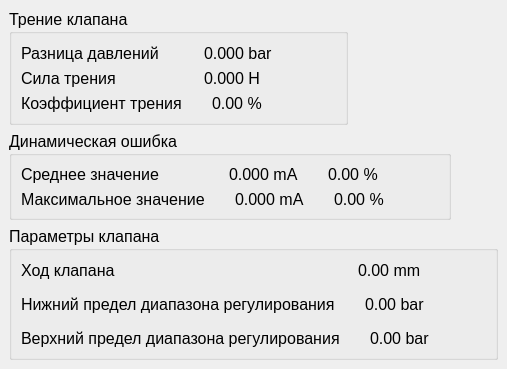
            <widget class="QWidget" name="tab_mainTests_results">
             <attribute name="title">
              <string>Результаты</string>
             </attribute>
             <widget class="QGroupBox" name="groupBox_valveFriction">
              <property name="geometry">
               <rect>
                <x>9</x>
                <y>9</y>
                <width>339</width>
                <height>116</height>
               </rect>
              </property>
              <property name="font">
               <font>
                <family>Segoe UI</family>
                <pointsize>12</pointsize>
                <stylestrategy>PreferDefault</stylestrategy>
               </font>
              </property>
              <property name="title">
               <string>Трение клапана</string>
              </property>
              <layout class="QVBoxLayout" name="verticalLayout_22">
               <item>
                <widget class="QWidget" name="widget_pressureDifferenceValue" native="true">
                 <layout class="QHBoxLayout" name="horizontalLayout_2">
                  <property name="spacing">
                   <number>30</number>
                  </property>
                  <property name="leftMargin">
                   <number>0</number>
                  </property>
                  <property name="topMargin">
                   <number>0</number>
                  </property>
                  <property name="rightMargin">
                   <number>0</number>
                  </property>
                  <property name="bottomMargin">
                   <number>0</number>
                  </property>
                  <item>
                   <widget class="QLabel" name="label_pressureDifference">
                    <property name="minimumSize">
                     <size>
                      <width>153</width>
                      <height>0</height>
                     </size>
                    </property>
                    <property name="text">
                     <string>Разница давлений</string>
                    </property>
                   </widget>
                  </item>
                  <item>
                   <widget class="QLabel" name="label_pressureDifferenceValue">
                    <property name="text">
                     <string>0.000 bar</string>
                    </property>
                   </widget>
                  </item>
                  <item>
                   <spacer name="horizontalSpacer_pressureDifferenceValue">
                    <property name="orientation">
                     <enum>Qt::Orientation::Horizontal</enum>
                    </property>
                    <property name="sizeHint" stdset="0">
                     <size>
                      <width>40</width>
                      <height>20</height>
                     </size>
                    </property>
                   </spacer>
                  </item>
                 </layout>
                </widget>
               </item>
               <item>
                <widget class="QWidget" name="widget_frictionForce" native="true">
                 <layout class="QHBoxLayout" name="horizontalLayout_3">
                  <property name="spacing">
                   <number>30</number>
                  </property>
                  <property name="leftMargin">
                   <number>0</number>
                  </property>
                  <property name="topMargin">
                   <number>0</number>
                  </property>
                  <property name="rightMargin">
                   <number>0</number>
                  </property>
                  <property name="bottomMargin">
                   <number>0</number>
                  </property>
                  <item>
                   <widget class="QLabel" name="label_frictionForce">
                    <property name="minimumSize">
                     <size>
                      <width>153</width>
                      <height>0</height>
                     </size>
                    </property>
                    <property name="text">
                     <string>Сила трения</string>
                    </property>
                   </widget>
                  </item>
                  <item>
                   <widget class="QLabel" name="label_frictionForceValue">
                    <property name="text">
                     <string>0.000 H</string>
                    </property>
                   </widget>
                  </item>
                  <item>
                   <spacer name="horizontalSpacer_frictionForce">
                    <property name="orientation">
                     <enum>Qt::Orientation::Horizontal</enum>
                    </property>
                    <property name="sizeHint" stdset="0">
                     <size>
                      <width>40</width>
                      <height>20</height>
                     </size>
                    </property>
                   </spacer>
                  </item>
                 </layout>
                </widget>
               </item>
               <item>
                <widget class="QWidget" name="widget_frictionPercent" native="true">
                 <layout class="QHBoxLayout" name="horizontalLayout_4">
                  <property name="spacing">
                   <number>30</number>
                  </property>
                  <property name="leftMargin">
                   <number>0</number>
                  </property>
                  <property name="topMargin">
                   <number>0</number>
                  </property>
                  <property name="rightMargin">
                   <number>0</number>
                  </property>
                  <property name="bottomMargin">
                   <number>0</number>
                  </property>
                  <item>
                   <widget class="QLabel" name="label_frictionPercent">
                    <property name="minimumSize">
                     <size>
                      <width>153</width>
                      <height>0</height>
                     </size>
                    </property>
                    <property name="text">
                     <string>Коэффициент трения</string>
                    </property>
                   </widget>
                  </item>
                  <item>
                   <widget class="QLabel" name="label_frictionPercentValue">
                    <property name="text">
                     <string>0.00 %</string>
                    </property>
                   </widget>
                  </item>
                  <item>
                   <spacer name="horizontalSpacer_frictionPercent">
                    <property name="orientation">
                     <enum>Qt::Orientation::Horizontal</enum>
                    </property>
                    <property name="sizeHint" stdset="0">
                     <size>
                      <width>40</width>
                      <height>20</height>
                     </size>
                    </property>
                   </spacer>
                  </item>
                 </layout>
                </widget>
               </item>
              </layout>
             </widget>
             <widget class="QGroupBox" name="groupBox_dynamicError">
              <property name="geometry">
               <rect>
                <x>9</x>
                <y>131</y>
                <width>442</width>
                <height>89</height>
               </rect>
              </property>
              <property name="font">
               <font>
                <family>Segoe UI</family>
                <pointsize>12</pointsize>
                <stylestrategy>PreferDefault</stylestrategy>
               </font>
              </property>
              <property name="title">
               <string>Динамическая ошибка</string>
              </property>
              <layout class="QVBoxLayout" name="verticalLayout_21">
               <item>
                <widget class="QWidget" name="widget_dynamicErrorMean" native="true">
                 <layout class="QHBoxLayout" name="horizontalLayout_5">
                  <property name="spacing">
                   <number>30</number>
                  </property>
                  <property name="leftMargin">
                   <number>0</number>
                  </property>
                  <property name="topMargin">
                   <number>0</number>
                  </property>
                  <property name="rightMargin">
                   <number>0</number>
                  </property>
                  <property name="bottomMargin">
                   <number>0</number>
                  </property>
                  <item>
                   <widget class="QLabel" name="label_dynamicError_averageValue">
                    <property name="minimumSize">
                     <size>
                      <width>178</width>
                      <height>0</height>
                     </size>
                    </property>
                    <property name="text">
                     <string>Среднее значение</string>
                    </property>
                   </widget>
                  </item>
                  <item>
                   <widget class="QLabel" name="label_dynamicErrorMean">
                    <property name="text">
                     <string>0.000 mA</string>
                    </property>
                   </widget>
                  </item>
                  <item>
                   <widget class="QLabel" name="label_dynamicErrorMeanPercent">
                    <property name="text">
                     <string>0.00 %</string>
                    </property>
                   </widget>
                  </item>
                  <item>
                   <spacer name="horizontalSpacer_dynamicErrorMean">
                    <property name="orientation">
                     <enum>Qt::Orientation::Horizontal</enum>
                    </property>
                    <property name="sizeHint" stdset="0">
                     <size>
                      <width>40</width>
                      <height>20</height>
                     </size>
                    </property>
                   </spacer>
                  </item>
                 </layout>
                </widget>
               </item>
               <item>
                <widget class="QWidget" name="widget_dynamicErrorMax" native="true">
                 <layout class="QHBoxLayout" name="horizontalLayout_6">
                  <property name="spacing">
                   <number>30</number>
                  </property>
                  <property name="leftMargin">
                   <number>0</number>
                  </property>
                  <property name="topMargin">
                   <number>0</number>
                  </property>
                  <property name="rightMargin">
                   <number>0</number>
                  </property>
                  <property name="bottomMargin">
                   <number>0</number>
                  </property>
                  <item>
                   <widget class="QLabel" name="label_dynamicError_maximumValue">
                    <property name="minimumSize">
                     <size>
                      <width>178</width>
                      <height>0</height>
                     </size>
                    </property>
                    <property name="text">
                     <string>Максимальное значение</string>
                    </property>
                   </widget>
                  </item>
                  <item>
                   <widget class="QLabel" name="label_dynamicErrorMax">
                    <property name="text">
                     <string>0.000 mA</string>
                    </property>
                   </widget>
                  </item>
                  <item>
                   <widget class="QLabel" name="label_dynamicErrorMaxPercent">
                    <property name="text">
                     <string>0.00 %</string>
                    </property>
                   </widget>
                  </item>
                  <item>
                   <spacer name="horizontalSpacer_dynamicErrorMax">
                    <property name="orientation">
                     <enum>Qt::Orientation::Horizontal</enum>
                    </property>
                    <property name="sizeHint" stdset="0">
                     <size>
                      <width>40</width>
                      <height>20</height>
                     </size>
                    </property>
                   </spacer>
                  </item>
                 </layout>
                </widget>
               </item>
              </layout>
             </widget>
             <widget class="QGroupBox" name="groupBox_valveParameters">
              <property name="geometry">
               <rect>
                <x>9</x>
                <y>226</y>
                <width>489</width>
                <height>134</height>
               </rect>
              </property>
              <property name="font">
               <font>
                <family>Segoe UI</family>
                <pointsize>12</pointsize>
                <stylestrategy>PreferDefault</stylestrategy>
               </font>
              </property>
              <property name="title">
               <string>Параметры клапана</string>
              </property>
              <layout class="QVBoxLayout" name="verticalLayout">
               <property name="spacing">
                <number>15</number>
               </property>
               <item>
                <widget class="QWidget" name="widget_valveStroke" native="true">
                 <layout class="QHBoxLayout" name="horizontalLayout_9">
                  <property name="spacing">
                   <number>30</number>
                  </property>
                  <property name="leftMargin">
                   <number>0</number>
                  </property>
                  <property name="topMargin">
                   <number>0</number>
                  </property>
                  <property name="rightMargin">
                   <number>0</number>
                  </property>
                  <property name="bottomMargin">
                   <number>0</number>
                  </property>
                  <item>
                   <widget class="QLabel" name="label_valveStroke">
                    <property name="minimumSize">
                     <size>
                      <width>307</width>
                      <height>0</height>
                     </size>
                    </property>
                    <property name="text">
                     <string>Ход клапана</string>
                    </property>
                   </widget>
                  </item>
                  <item>
                   <widget class="QLabel" name="label_valveStroke_range">
                    <property name="text">
                     <string>0.00 mm</string>
                    </property>
                   </widget>
                  </item>
                  <item>
                   <spacer name="horizontalSpacer_valveStroke">
                    <property name="orientation">
                     <enum>Qt::Orientation::Horizontal</enum>
                    </property>
                    <property name="sizeHint" stdset="0">
                     <size>
                      <width>40</width>
                      <height>20</height>
                     </size>
                    </property>
                   </spacer>
                  </item>
                 </layout>
                </widget>
               </item>
               <item>
                <widget class="QWidget" name="widget_lowLimit" native="true">
                 <layout class="QHBoxLayout" name="horizontalLayout_10">
                  <property name="spacing">
                   <number>30</number>
                  </property>
                  <property name="leftMargin">
                   <number>0</number>
                  </property>
                  <property name="topMargin">
                   <number>0</number>
                  </property>
                  <property name="rightMargin">
                   <number>0</number>
                  </property>
                  <property name="bottomMargin">
                   <number>0</number>
                  </property>
                  <item>
                   <widget class="QLabel" name="label_lowLimit">
                    <property name="minimumSize">
                     <size>
                      <width>307</width>
                      <height>0</height>
                     </size>
                    </property>
                    <property name="text">
                     <string>Нижний предел диапазона регулирования</string>
                    </property>
                   </widget>
                  </item>
                  <item>
                   <widget class="QLabel" name="label_lowLimitValue">
                    <property name="text">
                     <string>0.00 bar</string>
                    </property>
                   </widget>
                  </item>
                  <item>
                   <spacer name="horizontalSpacer_lowLimit">
                    <property name="orientation">
                     <enum>Qt::Orientation::Horizontal</enum>
                    </property>
                    <property name="sizeHint" stdset="0">
                     <size>
                      <width>40</width>
                      <height>20</height>
                     </size>
                    </property>
                   </spacer>
                  </item>
                 </layout>
                </widget>
               </item>
               <item>
                <widget class="QWidget" name="widget_highLimit" native="true">
                 <layout class="QHBoxLayout" name="horizontalLayout_14">
                  <property name="spacing">
                   <number>30</number>
                  </property>
                  <property name="leftMargin">
                   <number>0</number>
                  </property>
                  <property name="topMargin">
                   <number>0</number>
                  </property>
                  <property name="rightMargin">
                   <number>0</number>
                  </property>
                  <property name="bottomMargin">
                   <number>0</number>
                  </property>
                  <item>
                   <widget class="QLabel" name="label_highLimit">
                    <property name="minimumSize">
                     <size>
                      <width>307</width>
                      <height>0</height>
                     </size>
                    </property>
                    <property name="text">
                     <string>Верхний предел диапазона регулирования</string>
                    </property>
                   </widget>
                  </item>
                  <item>
                   <widget class="QLabel" name="label_highLimitValue">
                    <property name="text">
                     <string>0.00 bar</string>
                    </property>
                   </widget>
                  </item>
                  <item>
                   <spacer name="horizontalSpacer_highLimit">
                    <property name="orientation">
                     <enum>Qt::Orientation::Horizontal</enum>
                    </property>
                    <property name="sizeHint" stdset="0">
                     <size>
                      <width>40</width>
                      <height>20</height>
                     </size>
                    </property>
                   </spacer>
                  </item>
                 </layout>
                </widget>
               </item>
              </layout>
             </widget>
            </widget>
